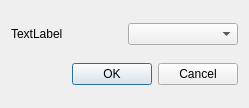
<?xml version="1.0" encoding="UTF-8"?>
<ui version="4.0">
 <class>Dialog</class>
 <widget class="QDialog" name="Dialog">
  <property name="geometry">
   <rect>
    <x>0</x>
    <y>0</y>
    <width>249</width>
    <height>108</height>
   </rect>
  </property>
  <property name="windowTitle">
   <string>Dialog</string>
  </property>
  <layout class="QVBoxLayout" name="verticalLayout">
   <item>
    <layout class="QHBoxLayout" name="horizontalLayout">
     <item>
      <widget class="QLabel" name="label">
       <property name="text">
        <string>TextLabel</string>
       </property>
      </widget>
     </item>
     <item>
      <widget class="QComboBox" name="comboBox"/>
     </item>
    </layout>
   </item>
   <item>
    <widget class="QDialogButtonBox" name="buttonBox">
     <property name="orientation">
      <enum>Qt::Horizontal</enum>
     </property>
     <property name="standardButtons">
      <set>QDialogButtonBox::Cancel|QDialogButtonBox::Ok</set>
     </property>
    </widget>
   </item>
  </layout>
 </widget>
 <resources/>
 <connections>
  <connection>
   <sender>buttonBox</sender>
   <signal>accepted()</signal>
   <receiver>Dialog</receiver>
   <slot>accept()</slot>
   <hints>
    <hint type="sourcelabel">
     <x>248</x>
     <y>254</y>
    </hint>
    <hint type="destinationlabel">
     <x>157</x>
     <y>274</y>
    </hint>
   </hints>
  </connection>
  <connection>
   <sender>buttonBox</sender>
   <signal>rejected()</signal>
   <receiver>Dialog</receiver>
   <slot>reject()</slot>
   <hints>
    <hint type="sourcelabel">
     <x>316</x>
     <y>260</y>
    </hint>
    <hint type="destinationlabel">
     <x>286</x>
     <y>274</y>
    </hint>
   </hints>
  </connection>
 </connections>
</ui>
